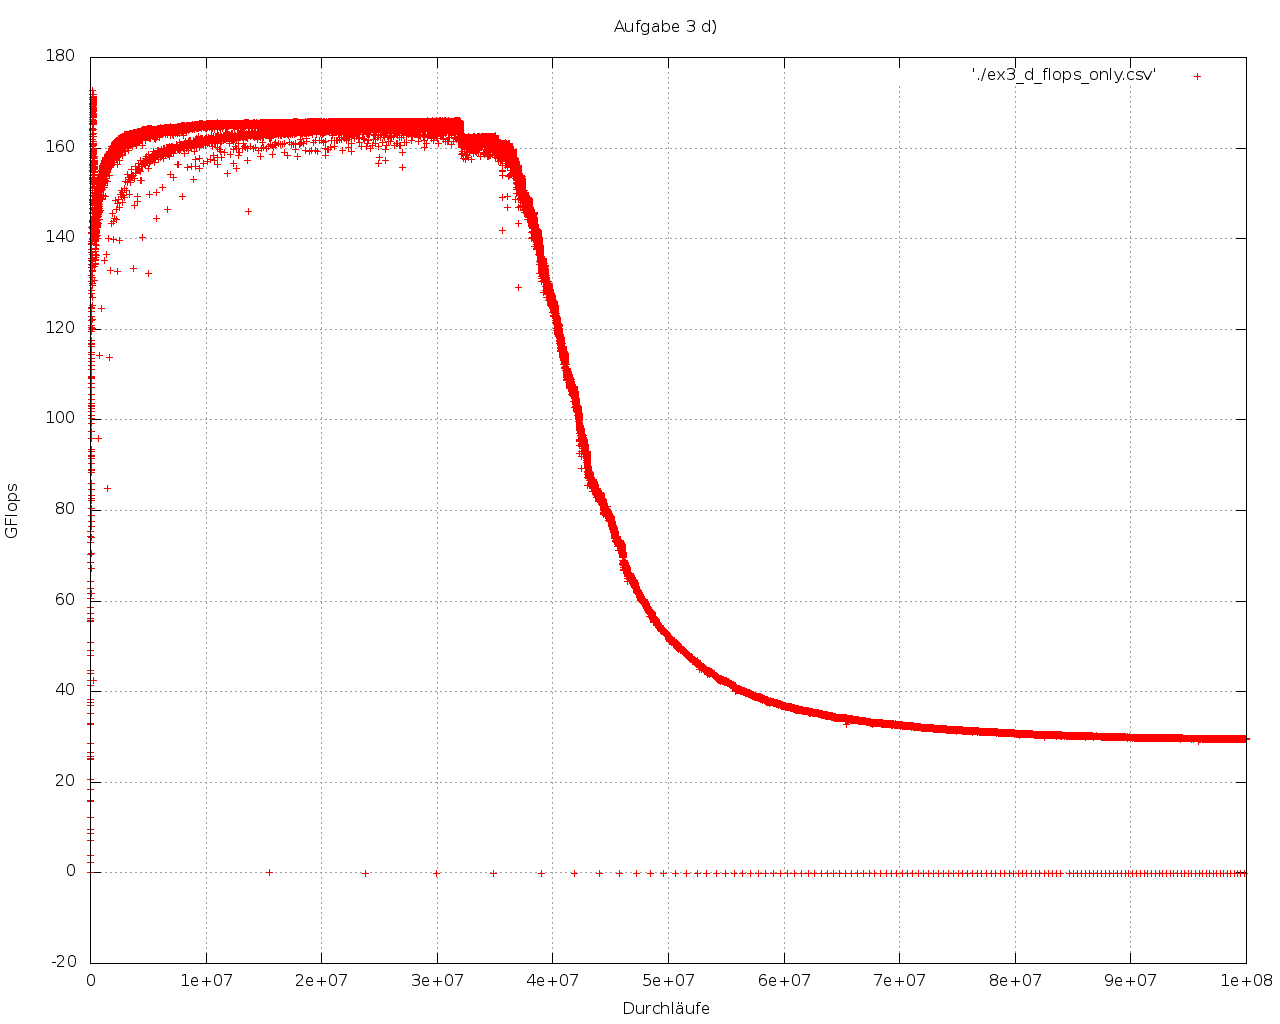

Write the gnuplot code that produced this figure.
set terminal png size 1280,1024
set output './ex3_d_flops.png'
set xlabel 'Durchläufe'
set ylabel 'GFlops'
#set yrange [-1:3500000]
set grid
set title 'Aufgabe 3 d)'
plot './ex3_d_flops_only.csv'
